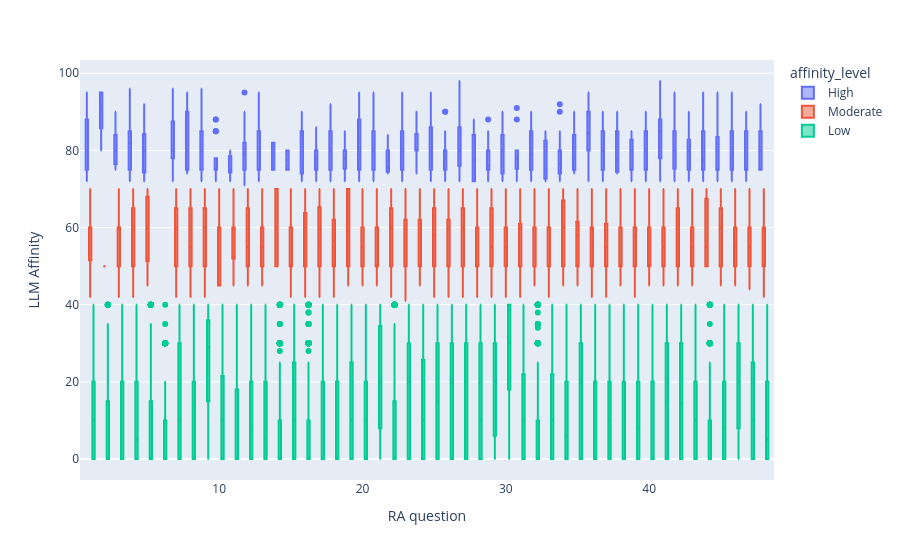

Notebook source saved alongside this figure:
### Code cell
fig = px.box(#prp_df[prp_df['Abstract_Index'].isin([1,8,20,19])]
    ra_df,
    # ra_df,
    x='RA2025_ID',
    y='LLM_Affinity',
    color='affinity_level',
    # facet_col = 'Abstract_Index',
    # points='all',
    hover_data = 'Model_Slug',
    # facet_row='PRP_Name',
    # color = 'PRP_Name',
    # title=f'RA Affinity Distribution by Abstract'
 )
fig.update_layout(xaxis_title='RA question', yaxis_title='LLM Affinity')
# fig.update_xaxes(tickangle=45)
fig.show()

### Figure 1 — Plotly figure (JSON) as saved in the notebook; plotly's stock layout.template omitted (floating-point values rounded to 4 significant figures; data arrays with more than 128 entries replaced by an {"elided": "..."} marker saying what was removed)
{"data": [{"alignmentgroup": "True", "customdata": {"elided": "1684x1 str values"}, "hovertemplate": "affinity_level=High<br>RA2025_ID=%{x}<br>LLM_Affinity=%{y}<br>Model_Slug=%{customdata[0]}<extra></extra>", "legendgroup": "High", "marker": {"color": "#636efa"}, "name": "High", "notched": false, "offsetgroup": "High", "orientation": "v", "showlegend": true, "type": "box", "x": {"elided": "1684 int values"}, "x0": " ", "xaxis": "x", "y": {"elided": "1684 float values"}, "y0": " ", "yaxis": "y"}, {"alignmentgroup": "True", "customdata": {"elided": "3734x1 str values"}, "hovertemplate": "affinity_level=Moderate<br>RA2025_ID=%{x}<br>LLM_Affinity=%{y}<br>Model_Slug=%{customdata[0]}<extra></extra>", "legendgroup": "Moderate", "marker": {"color": "#EF553B"}, "name": "Moderate", "notched": false, "offsetgroup": "Moderate", "orientation": "v", "showlegend": true, "type": "box", "x": {"elided": "3734 int values"}, "x0": " ", "xaxis": "x", "y": {"elided": "3734 float values"}, "y0": " ", "yaxis": "y"}, {"alignmentgroup": "True", "customdata": {"elided": "23371x1 str values"}, "hovertemplate": "affinity_level=Low<br>RA2025_ID=%{x}<br>LLM_Affinity=%{y}<br>Model_Slug=%{customdata[0]}<extra></extra>", "legendgroup": "Low", "marker": {"color": "#00cc96"}, "name": "Low", "notched": false, "offsetgroup": "Low", "orientation": "v", "showlegend": true, "type": "box", "x": {"elided": "23371 int values"}, "x0": " ", "xaxis": "x", "y": {"elided": "23371 float values"}, "y0": " ", "yaxis": "y"}], "layout": {"boxmode": "group", "legend": {"title": {"text": "affinity_level"}, "tracegroupgap": 0}, "margin": {"t": 60}, "xaxis": {"anchor": "y", "domain": [0, 1], "title": {"text": "RA question"}}, "yaxis": {"anchor": "x", "domain": [0, 1], "title": {"text": "LLM Affinity"}}}}
